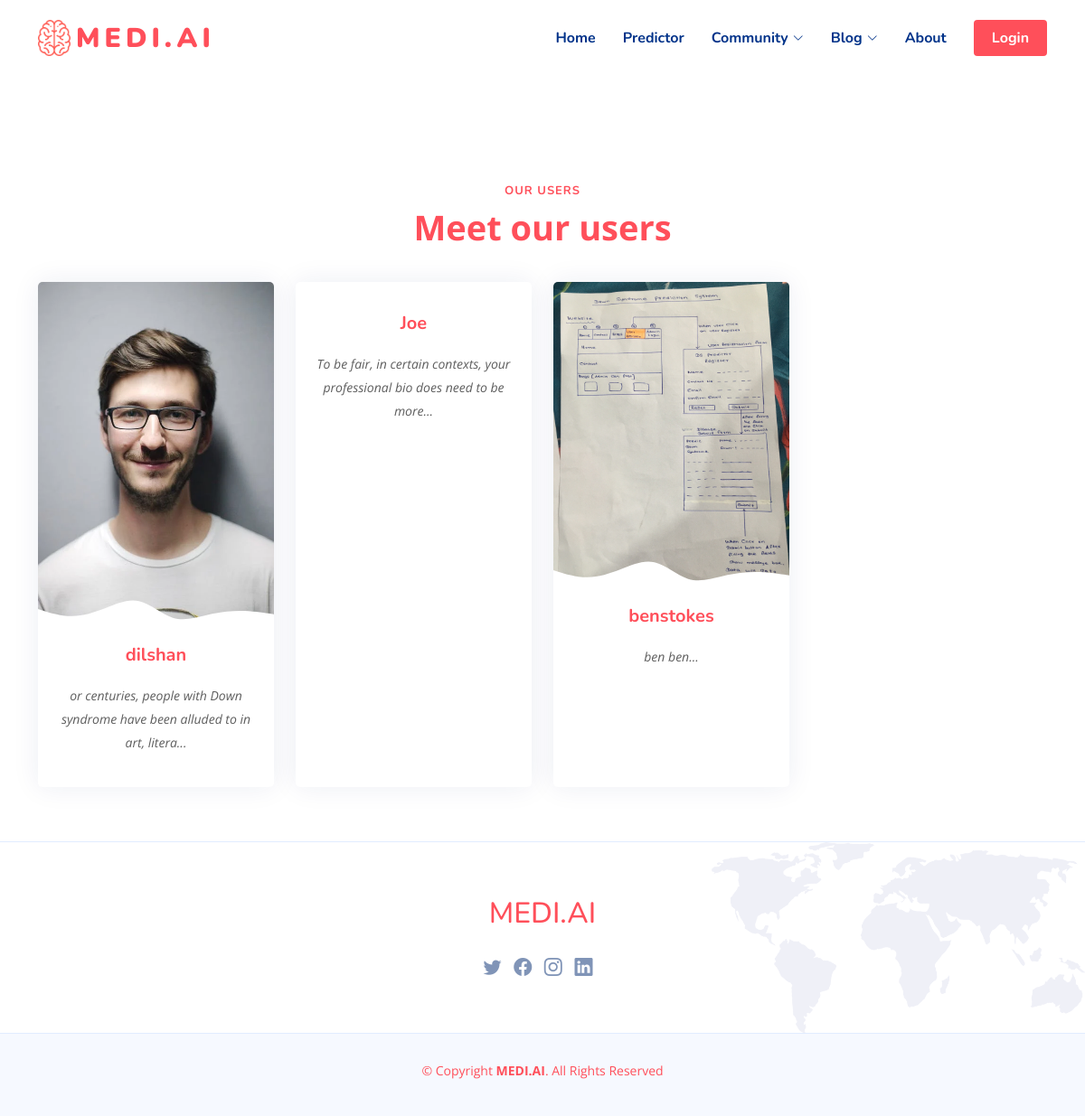
Page /accounts/patients on the committed database.
### accounts/models.py (models this page shows, shortened)
class Patient(models.Model):
    p_id = models.AutoField(primary_key=True)
    user = models.ForeignKey(User,on_delete=models.CASCADE)
    profile_picture = models.ImageField(upload_to='photos/%Y/%m/%d/')
    address = models.CharField(max_length=200,blank=True)
    birth_date = models.DateField(default=datetime.now, blank=True)
    bio = models.TextField(max_length=1000,blank=True)
    email = models.EmailField(max_length=254, unique=True)
    guardian = models.CharField(max_length=150,null=True)
    phone = models.CharField(max_length=12, unique=True)
    is_instuctor = models.BooleanField(default=False)

### accounts/views.py (the view)
# urls.py: path('patients', views.Patients, name='Patients'),
def Patients(request):
  UserProfileObj = Patient.objects.order_by('p_id')
  paginator = Paginator(UserProfileObj, 8)
  page = request.GET.get('page')
  paged_patients = paginator.get_page(page)
  context = {
    'Patients': paged_patients
  }
  return render(request, 'accounts/patients.html', context)

### templates/accounts/patients.html (shortened to what this page needs)
{% extends 'base.html' %}
{% load static %}
{% block content %}
<section id="team" class="team">
  <br>
  <br>
  <br>
  <br>
  <br>
  <br>
  <div class="container" data-aos="fade-up">
    <header class="section-header">
      <h2>Our Users</h2>
      <p>Meet our users</p>
    </header>
    <div class="row gy-4">
      {% if Patients %}
        {% for UserModel in Patients %}
      <div class="col-lg-3 col-md-6 d-flex align-items-stretch" data-aos="fade-up" data-aos-delay="100">
        <div class="member">
          <div class="member-img">
            <img src="{{ UserModel.profile_picture.url }}" class="img-fluid" alt="" href="{% url 'patient' UserModel.pk %}">
          </div>
          <div class="member-info">
            <h4><a href="{% url 'patient' UserModel.pk %}">{{UserModel.user.username}}</a></h4>
            <p>{{UserModel.bio|slice:":75"}}...</p>
          </div>
        </div>
      </div>
      {% endfor %}
    {% else %}
      <div class="col-md-12">
        <p>No Patients Available</p>
      </div>
    {% endif %}
    </div>
  </div>
</section>
{% endblock  %}

### dspredictor/static/assets/css/style.css (style rules this page uses)
:root { scroll-behavior: smooth; }
body { font-family: "Open Sans", sans-serif; color: #444444; }
a { color: #ff4f5a; text-decoration: none; }
h1, h2, h3, h4, h5, h6 { font-family: "Nunito", sans-serif; }
section { padding: 60px 0; overflow: hidden; }
.section-header { text-align: center; padding-bottom: 40px; }
.section-header h2 { font-size: 13px; letter-spacing: 1px; font-weight: 700; margin: 0; color: #ff4f5a; text-transform: uppercase; }
.section-header p { margin: 10px 0 0 0; padding: 0; font-size: 38px; line-height: 42px; font-weight: 700; color: #ff4f5a; }
.team { background: #fff; padding: 60px 0; }
.team .member { overflow: hidden; text-align: center; border-radius: 5px; background: #fff; box-shadow: 0px 0 30px rgba(1, 41, 112, 0.08); transition: 0.3s; }
.team .member .member-img { position: relative; overflow: hidden; }
.team .member .member-img:after { position: absolute; content: ""; left: 0; bottom: 0; height: 100%; width: 100%; background: url(../img/team-shape.svg) no-repeat center bottom; background-size: contain; z-index: 1; }
.team .member .member-info { padding: 10px 15px 20px 15px; }
.team .member .member-info h4 { font-weight: 700; margin-bottom: 5px; font-size: 20px; color: #012970; }
.team .member .member-info p { font-style: italic; font-size: 14px; padding-top: 15px; line-height: 26px; color: #5e5e5e; }

### rows in the picture
Patient: profile_picture (picture), user.username "dilshan", bio "or centuries, people with Down syndrome have been alluded to in art, litera"
Patient: user.username "Joe", bio "To be fair, in certain contexts, your professional bio does need to be more"
Patient: profile_picture (picture), user.username "benstokes", bio "ben ben"
